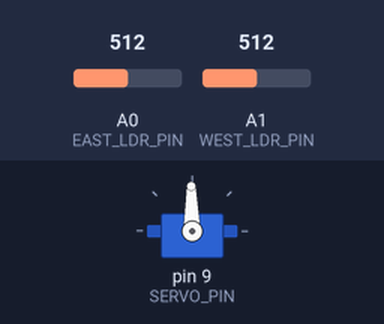
Bench run of a sketch on a simulated Arduino Uno, built with avr-gcc and run on an emulated ATmega328P. Shown: servo. The inputs (shaded band) are chosen by the test bench; at power-on: A0 (EAST_LDR_PIN) = 512, A1 (WEST_LDR_PIN) = 512.

Above: at 0.05 s.
At 1.55 s:
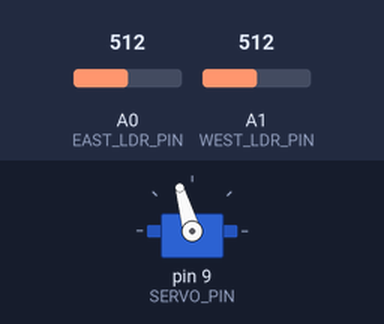
At 3.05 s:
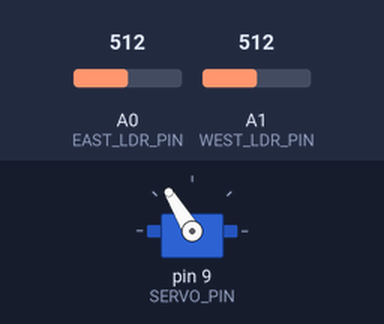
At 6.1 s:
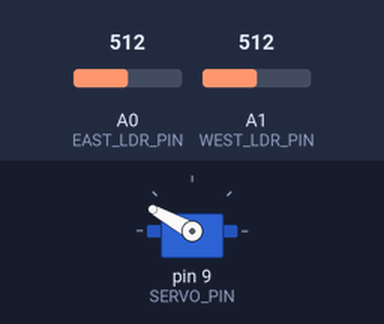
Timing chart, 0 to 7.6 s (numbered marks = the images above):
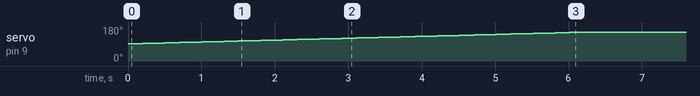

The sketch:

suntracker_implementation.ino
```cpp
#include <Servo.h>

#define EAST_LDR_PIN    0
#define WEST_LDR_PIN    1
#define SERVO_PIN       9

// Constants
#define CALIBRATION       600
#define ERROR_THRESHOLD   15
#define SERVO_MIN         20
#define SERVO_MAX         150
#define SERVO_START       90
#define NIGHT_THRESHOLD   350
#define SERVO_DELAY_MS    100

Servo servo;
int east = 0;
int west = 0;
int error = 0;
int servoposition = SERVO_START;

void setup()
{
  servo.attach(SERVO_PIN);
}

void loop()
{
  east = CALIBRATION + analogRead(EAST_LDR_PIN);
  west = analogRead(WEST_LDR_PIN);

  if (east < NIGHT_THRESHOLD && west < NIGHT_THRESHOLD)
  {
    while (servoposition <= SERVO_MAX)
    {
      servoposition++;
      servo.write(servoposition);
      delay(SERVO_DELAY_MS);
    }
  }

  error = east - west;

  if (error > ERROR_THRESHOLD)
  {
    if (servoposition <= SERVO_MAX)
    {
      servoposition++;
      servo.write(servoposition);
    }
  }
  else if (error < -ERROR_THRESHOLD)
  {
    if (servoposition > SERVO_MIN)
    {
      servoposition--;
      servo.write(servoposition);
    }
  }

  delay(SERVO_DELAY_MS);
}
```

Measured:
- by itself, servo on pin 9 (SERVO_PIN): moves from 91° to 151° over 5.9 s
